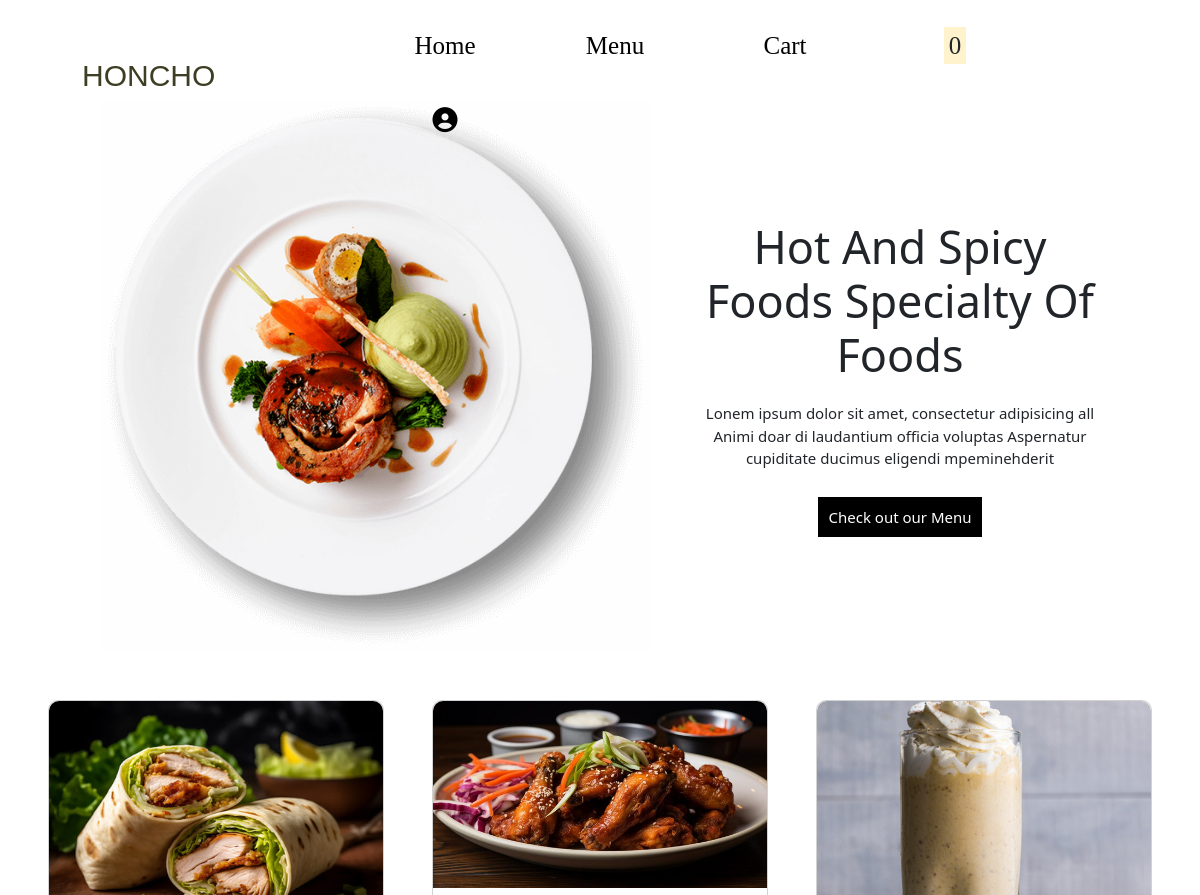
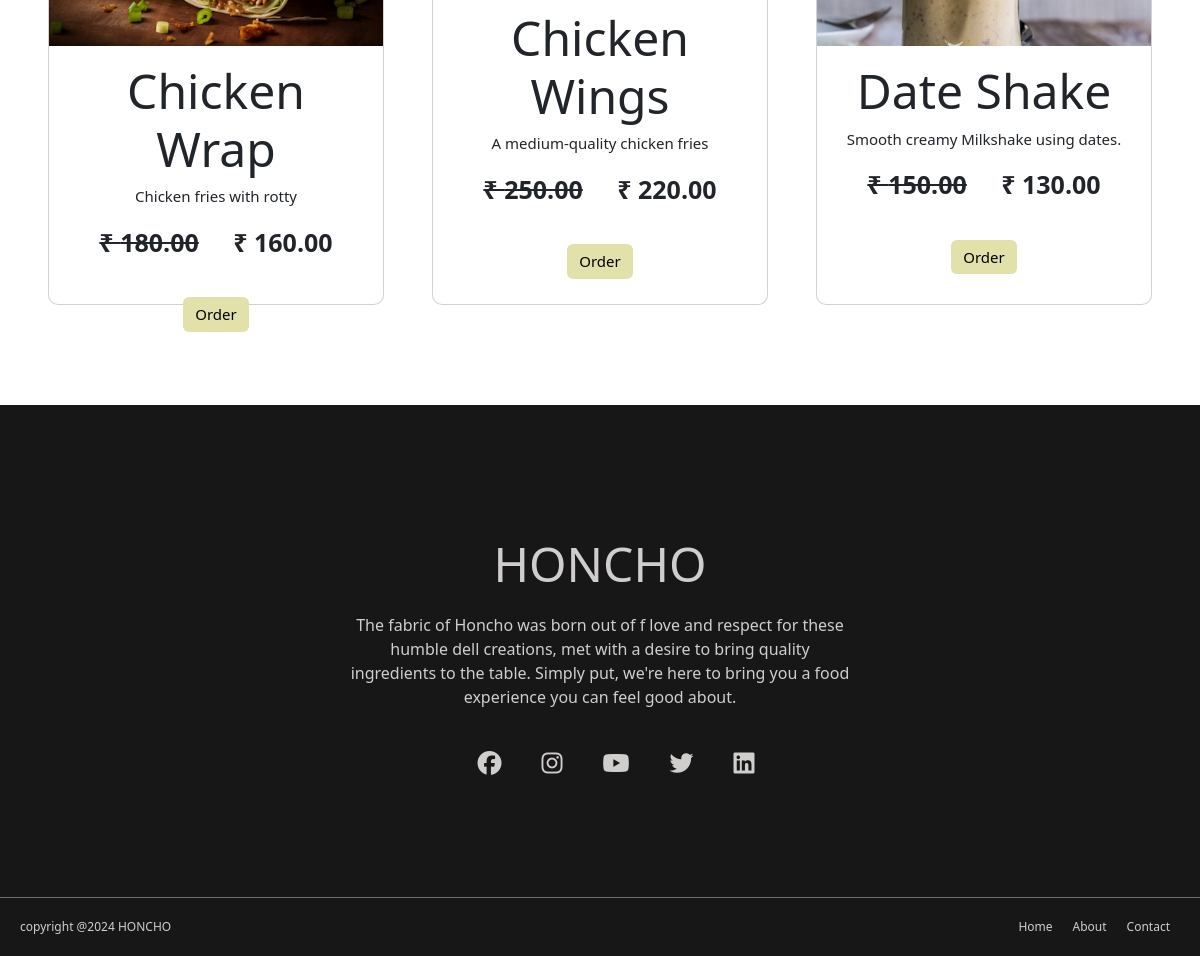
The app's page /user_home/ (signed in) with its own data (2 pictures, top to bottom).
### FOOD_APP/models.py (models this page shows)
class Food_items(models.Model):
    item_name = models.CharField(max_length=30, null=True, blank=True)
    item_code = models.CharField(max_length=10, null=True, blank=True)
    category = models.CharField(max_length=30, null=True, blank=True)
    description = models.CharField(max_length=40, null=True, blank=True)
    image = models.ImageField(null=True, blank=True, upload_to="images/")
    price = models.DecimalField(decimal_places=2, max_digits=7, null=True, blank=True)
    old_price = models.DecimalField(decimal_places=2, max_digits=7, null=True, blank=True)

### FOOD_APP/views.py (the view)
# urls.py: path('user_home/', views.userhome, name='user_home'),
@login_required
def userhome(request):
    menu = Food_items.objects.all().order_by('-id')
    count = Notification.objects.filter(user=request.user.id, read=False).count()
    return render(request,'user_home.html', locals())

### templates/user_home.html (shortened to what this page needs)
<!DOCTYPE html>
{% load static%}
<html lang="en">
<head>
    <link rel="stylesheet" href="{% static 'css/header.css'%}">
    <link rel="stylesheet" href="https://cdnjs.cloudflare.com/ajax/libs/font-awesome/6.5.1/css/all.min.css" />
    <link rel="stylesheet" href="{% static 'booststrap/css/bootstrap.min.css'%}">
</head>
<body>
    {% include 'user_header.html' %}
    <section>
        <div class="section1">
            <div class="image">
                <img src="{% static 'images/food 1.png'%}" alt="">
            </div>
            <div class="intro">
                <h1>Hot And Spicy Foods Specialty Of Foods</h1>
                <p>Lonem ipsum dolor sit amet, consectetur adipisicing all Animi doar di laudantium officia voluptas Aspernatur cupiditate ducimus eligendi mpeminehderit</p>
                <a href="{% url 'menu' %}">Check out our Menu</a>
            </div>
        </div>
        <div class="section2">
            {% for i in menu %}
            {% if forloop.counter <= 3 %}
            <div class="card">
                <img src="{{ i.image.url }}" alt="">
                <div class="card-body">
                  <h2 class="card-title">{{ i.item_name }}</h2>
                  <p class="card-text">{{ i.description }}</p>
                  <div class="rate">
                      <p class="card-text"><strike>₹ {{ i.old_price }}</strike></p>
                      <p class="card-text">₹ {{ i.price }}</p>
                  </div>
                    {% if user.is_active == 0 %}
                        <a href="{% url 'user_signup' %}" class="btn btn-primary">Order</a>
                    {% else %}
                         <a href="{% url 'order' i.id %}" class="btn btn-primary">Order</a>
                    {% endif %}
                </div>
            </div>
            {% endif %}
            {% endfor %}
        </div>
    </section>
    {% include 'footer.html' %}
</body>
</html>

### static/css/header.css (style rules this page uses)
* { margin: 0; padding: 0; }
.section1 { height: 600px; }
.section1 { display: flex; flex-direction: row; }
.image { width: 50%; }
.image img { margin-left: 100px; width: 550px; height: 550px; }
.intro { width: 50%; text-align: center; padding: 120px 100px; }
.intro h1 { font-size: 45px; margin-bottom: 20px; }
.intro p { line-height: 1.5; margin-bottom: 35px; font-size: 15px; }
.intro a { padding: 10px; background-color: #000; text-align: center; color: white; text-decoration: none; }
.section2 { height: 500px; display: flex; flex-direction: row; justify-content: space-evenly; }
.card { width: 28%; border-radius: 10px !important; text-align: center; padding-bottom: 20px; }
.card img { width: 100%; height: 300px; border-top-right-radius: 10px; border-top-left-radius: 10px; object-fit: cover; }
.card p { font-size: 15px; }
.card .btn-primary { background-color: rgb(225, 225, 169); color: #000; border: none; margin-bottom: 10px; font-size:15px; text-decoration: none; }

### templates/user_home.html (style rules this page uses)
h2 { font-size: 3rem; }
.card img { width: 100%; height: 240px; }
.rate { display: flex; flex-direction: row; justify-content: space-evenly; margin-bottom: 20px; }
.rate p { font-size: 25px; font-weight: bold; }
.intro a { font-size: 15px; }

### records on screen
Food_items: image (picture), item_name "Chicken Wrap", description "Chicken fries with rotty", old_price "180.00", price "160.00"
Food_items: image (picture), item_name "Chicken Wings", description "A medium-quality chicken fries", old_price "250.00", price "220.00"
Food_items: image (picture), item_name "Date Shake", description "Smooth creamy Milkshake using dates.", old_price "150.00", price "130.00"

### other values on screen
{{ count }} "0"
